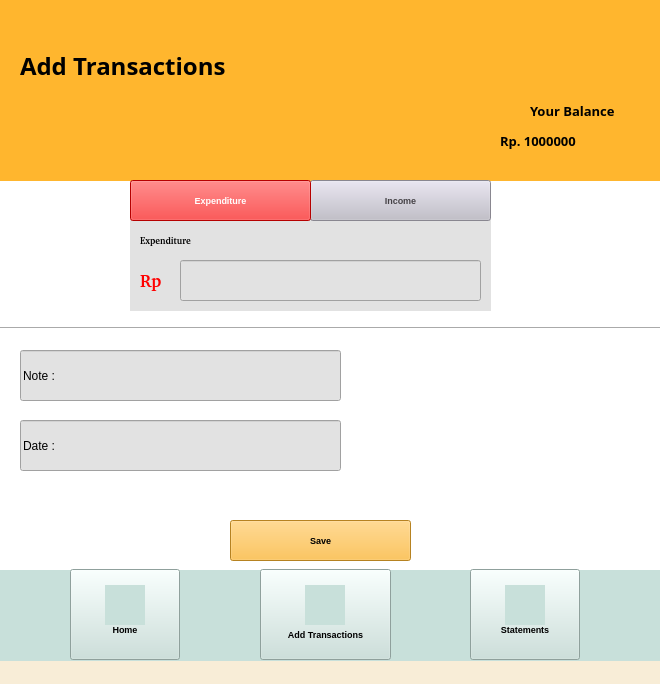
<?xml version="1.0" encoding="UTF-8"?>
<ui version="4.0">
 <class>SignUp</class>
 <widget class="QMainWindow" name="SignUp">
  <property name="geometry">
   <rect>
    <x>0</x>
    <y>0</y>
    <width>660</width>
    <height>684</height>
   </rect>
  </property>
  <property name="windowTitle">
   <string>Sign Up</string>
  </property>
  <property name="styleSheet">
   <string notr="true">background-color: rgb(248, 237, 215);</string>
  </property>
  <widget class="QWidget" name="centralwidget">
   <widget class="QLabel" name="welcomelabel">
    <property name="geometry">
     <rect>
      <x>20</x>
      <y>0</y>
      <width>331</width>
      <height>131</height>
     </rect>
    </property>
    <property name="font">
     <font>
      <family>Gagalin</family>
      <pointsize>18</pointsize>
      <weight>75</weight>
      <bold>true</bold>
     </font>
    </property>
    <property name="layoutDirection">
     <enum>Qt::LeftToRight</enum>
    </property>
    <property name="styleSheet">
     <string notr="true">background-color:rgb(255,182,46);</string>
    </property>
    <property name="text">
     <string>Add Transactions</string>
    </property>
   </widget>
   <widget class="QLabel" name="balancelabel">
    <property name="geometry">
     <rect>
      <x>530</x>
      <y>90</y>
      <width>121</width>
      <height>41</height>
     </rect>
    </property>
    <property name="font">
     <font>
      <family>Gagalin</family>
      <pointsize>10</pointsize>
      <weight>75</weight>
      <bold>true</bold>
     </font>
    </property>
    <property name="layoutDirection">
     <enum>Qt::LeftToRight</enum>
    </property>
    <property name="styleSheet">
     <string notr="true">background-color:rgb(255,182,46);</string>
    </property>
    <property name="text">
     <string>Your Balance</string>
    </property>
   </widget>
   <widget class="QLabel" name="balancemoney">
    <property name="geometry">
     <rect>
      <x>500</x>
      <y>120</y>
      <width>151</width>
      <height>41</height>
     </rect>
    </property>
    <property name="font">
     <font>
      <family>Gagalin</family>
      <pointsize>10</pointsize>
      <weight>75</weight>
      <bold>true</bold>
     </font>
    </property>
    <property name="layoutDirection">
     <enum>Qt::LeftToRight</enum>
    </property>
    <property name="styleSheet">
     <string notr="true">background-color:rgb(255,182,46);</string>
    </property>
    <property name="text">
     <string>Rp. 1000000</string>
    </property>
   </widget>
   <widget class="QLabel" name="header">
    <property name="geometry">
     <rect>
      <x>0</x>
      <y>0</y>
      <width>661</width>
      <height>181</height>
     </rect>
    </property>
    <property name="font">
     <font>
      <family>Gagalin</family>
      <pointsize>18</pointsize>
      <weight>75</weight>
      <bold>true</bold>
     </font>
    </property>
    <property name="layoutDirection">
     <enum>Qt::LeftToRight</enum>
    </property>
    <property name="styleSheet">
     <string notr="true">background-color:rgb(255,182,46);</string>
    </property>
    <property name="text">
     <string/>
    </property>
   </widget>
   <widget class="QLabel" name="body1">
    <property name="geometry">
     <rect>
      <x>0</x>
      <y>180</y>
      <width>661</width>
      <height>391</height>
     </rect>
    </property>
    <property name="font">
     <font>
      <family>Gagalin</family>
      <pointsize>18</pointsize>
      <weight>75</weight>
      <bold>true</bold>
     </font>
    </property>
    <property name="layoutDirection">
     <enum>Qt::LeftToRight</enum>
    </property>
    <property name="styleSheet">
     <string notr="true">background-color:white;</string>
    </property>
    <property name="text">
     <string/>
    </property>
   </widget>
   <widget class="QLabel" name="footer">
    <property name="geometry">
     <rect>
      <x>0</x>
      <y>570</y>
      <width>661</width>
      <height>91</height>
     </rect>
    </property>
    <property name="font">
     <font>
      <family>Gagalin</family>
      <pointsize>18</pointsize>
      <weight>75</weight>
      <bold>true</bold>
     </font>
    </property>
    <property name="layoutDirection">
     <enum>Qt::LeftToRight</enum>
    </property>
    <property name="styleSheet">
     <string notr="true">background-color:rgb(200,224,218);</string>
    </property>
    <property name="text">
     <string/>
    </property>
   </widget>
   <widget class="QLabel" name="homeicon">
    <property name="geometry">
     <rect>
      <x>105</x>
      <y>585</y>
      <width>40</width>
      <height>40</height>
     </rect>
    </property>
    <property name="font">
     <font>
      <family>Champagne &amp; Limousines</family>
      <pointsize>12</pointsize>
      <weight>75</weight>
      <bold>true</bold>
     </font>
    </property>
    <property name="styleSheet">
     <string notr="true">background-color:rgb(200,224,218);
background-image : url(img/homenotfilled.png)
</string>
    </property>
    <property name="text">
     <string/>
    </property>
   </widget>
   <widget class="QLabel" name="addicon">
    <property name="geometry">
     <rect>
      <x>305</x>
      <y>585</y>
      <width>40</width>
      <height>40</height>
     </rect>
    </property>
    <property name="font">
     <font>
      <family>Champagne &amp; Limousines</family>
      <pointsize>12</pointsize>
      <weight>75</weight>
      <bold>true</bold>
     </font>
    </property>
    <property name="styleSheet">
     <string notr="true">background-color:rgb(200,224,218);
background-image : url(img/addfilled.png)
</string>
    </property>
    <property name="text">
     <string/>
    </property>
   </widget>
   <widget class="QPushButton" name="homebutton">
    <property name="geometry">
     <rect>
      <x>70</x>
      <y>569</y>
      <width>110</width>
      <height>91</height>
     </rect>
    </property>
    <property name="font">
     <font>
      <pointsize>7</pointsize>
      <weight>75</weight>
      <bold>true</bold>
     </font>
    </property>
    <property name="styleSheet">
     <string notr="true">background-color:rgb(200,224,218);</string>
    </property>
    <property name="text">
     <string>


Home</string>
    </property>
   </widget>
   <widget class="QPushButton" name="addbutton">
    <property name="geometry">
     <rect>
      <x>260</x>
      <y>569</y>
      <width>131</width>
      <height>91</height>
     </rect>
    </property>
    <property name="font">
     <font>
      <pointsize>7</pointsize>
      <weight>75</weight>
      <bold>true</bold>
     </font>
    </property>
    <property name="styleSheet">
     <string notr="true">background-color:rgb(200,224,218);</string>
    </property>
    <property name="text">
     <string>



Add Transactions</string>
    </property>
   </widget>
   <widget class="QPushButton" name="statementlabel">
    <property name="geometry">
     <rect>
      <x>470</x>
      <y>569</y>
      <width>110</width>
      <height>91</height>
     </rect>
    </property>
    <property name="font">
     <font>
      <pointsize>7</pointsize>
      <weight>75</weight>
      <bold>true</bold>
     </font>
    </property>
    <property name="styleSheet">
     <string notr="true">background-color:rgb(200,224,218);</string>
    </property>
    <property name="text">
     <string>


Statements</string>
    </property>
   </widget>
   <widget class="QLabel" name="statementicon">
    <property name="geometry">
     <rect>
      <x>505</x>
      <y>585</y>
      <width>40</width>
      <height>40</height>
     </rect>
    </property>
    <property name="font">
     <font>
      <family>Champagne &amp; Limousines</family>
      <pointsize>12</pointsize>
      <weight>75</weight>
      <bold>true</bold>
     </font>
    </property>
    <property name="styleSheet">
     <string notr="true">background-color:rgb(200,224,218);
background-image : url(img/notes.png)
</string>
    </property>
    <property name="text">
     <string/>
    </property>
   </widget>
   <widget class="QLabel" name="notelabel_2">
    <property name="geometry">
     <rect>
      <x>130</x>
      <y>220</y>
      <width>361</width>
      <height>91</height>
     </rect>
    </property>
    <property name="font">
     <font>
      <family>Champagne &amp; Limousines</family>
      <pointsize>12</pointsize>
      <weight>75</weight>
      <bold>true</bold>
     </font>
    </property>
    <property name="styleSheet">
     <string notr="true">background-color:rgb(226,226,226);</string>
    </property>
    <property name="text">
     <string/>
    </property>
   </widget>
   <widget class="QPushButton" name="homebutton_2">
    <property name="geometry">
     <rect>
      <x>130</x>
      <y>180</y>
      <width>181</width>
      <height>41</height>
     </rect>
    </property>
    <property name="font">
     <font>
      <pointsize>7</pointsize>
      <weight>75</weight>
      <bold>true</bold>
     </font>
    </property>
    <property name="styleSheet">
     <string notr="true">background-color:red;
color:white;</string>
    </property>
    <property name="text">
     <string>Expenditure</string>
    </property>
   </widget>
   <widget class="QPushButton" name="homebutton_3">
    <property name="geometry">
     <rect>
      <x>310</x>
      <y>180</y>
      <width>181</width>
      <height>41</height>
     </rect>
    </property>
    <property name="font">
     <font>
      <pointsize>7</pointsize>
      <weight>75</weight>
      <bold>true</bold>
     </font>
    </property>
    <property name="styleSheet">
     <string notr="true">color:rgb(69,66,70);
background-color:rgb(192,189,201);</string>
    </property>
    <property name="text">
     <string>Income</string>
    </property>
   </widget>
   <widget class="QLabel" name="notelabel_3">
    <property name="geometry">
     <rect>
      <x>140</x>
      <y>230</y>
      <width>151</width>
      <height>21</height>
     </rect>
    </property>
    <property name="font">
     <font>
      <family>Champagne &amp; Limousines</family>
      <pointsize>7</pointsize>
      <weight>75</weight>
      <bold>true</bold>
     </font>
    </property>
    <property name="styleSheet">
     <string notr="true">background-color:rgb(226,226,226);</string>
    </property>
    <property name="text">
     <string>Expenditure</string>
    </property>
   </widget>
   <widget class="QLabel" name="notelabel_4">
    <property name="geometry">
     <rect>
      <x>140</x>
      <y>260</y>
      <width>151</width>
      <height>41</height>
     </rect>
    </property>
    <property name="font">
     <font>
      <family>Champagne &amp; Limousines</family>
      <pointsize>13</pointsize>
      <weight>75</weight>
      <bold>true</bold>
     </font>
    </property>
    <property name="styleSheet">
     <string notr="true">background-color:rgb(226,226,226);
color : red;</string>
    </property>
    <property name="text">
     <string>Rp</string>
    </property>
   </widget>
   <widget class="QLineEdit" name="username">
    <property name="geometry">
     <rect>
      <x>180</x>
      <y>260</y>
      <width>301</width>
      <height>41</height>
     </rect>
    </property>
    <property name="styleSheet">
     <string notr="true">background-color:rgb(226,226,226);</string>
    </property>
   </widget>
   <widget class="Line" name="line">
    <property name="geometry">
     <rect>
      <x>0</x>
      <y>320</y>
      <width>671</width>
      <height>16</height>
     </rect>
    </property>
    <property name="styleSheet">
     <string notr="true">background-color:white;</string>
    </property>
    <property name="orientation">
     <enum>Qt::Horizontal</enum>
    </property>
   </widget>
   <widget class="QPushButton" name="homebutton_4">
    <property name="geometry">
     <rect>
      <x>230</x>
      <y>520</y>
      <width>181</width>
      <height>41</height>
     </rect>
    </property>
    <property name="font">
     <font>
      <pointsize>7</pointsize>
      <weight>75</weight>
      <bold>true</bold>
     </font>
    </property>
    <property name="styleSheet">
     <string notr="true">background-color:rgb(255,182,46);</string>
    </property>
    <property name="text">
     <string>Save</string>
    </property>
   </widget>
   <widget class="QLineEdit" name="username_2">
    <property name="geometry">
     <rect>
      <x>20</x>
      <y>350</y>
      <width>321</width>
      <height>51</height>
     </rect>
    </property>
    <property name="styleSheet">
     <string notr="true">background-color:rgb(226,226,226);</string>
    </property>
    <property name="text">
     <string>Note :</string>
    </property>
   </widget>
   <widget class="QLineEdit" name="username_3">
    <property name="geometry">
     <rect>
      <x>20</x>
      <y>420</y>
      <width>321</width>
      <height>51</height>
     </rect>
    </property>
    <property name="styleSheet">
     <string notr="true">background-color:rgb(226,226,226);</string>
    </property>
    <property name="text">
     <string>Date :</string>
    </property>
   </widget>
   <zorder>body1</zorder>
   <zorder>footer</zorder>
   <zorder>addbutton</zorder>
   <zorder>header</zorder>
   <zorder>welcomelabel</zorder>
   <zorder>balancelabel</zorder>
   <zorder>balancemoney</zorder>
   <zorder>homebutton</zorder>
   <zorder>homeicon</zorder>
   <zorder>addicon</zorder>
   <zorder>statementlabel</zorder>
   <zorder>statementicon</zorder>
   <zorder>notelabel_2</zorder>
   <zorder>homebutton_3</zorder>
   <zorder>notelabel_3</zorder>
   <zorder>homebutton_2</zorder>
   <zorder>notelabel_4</zorder>
   <zorder>username</zorder>
   <zorder>line</zorder>
   <zorder>homebutton_4</zorder>
   <zorder>username_2</zorder>
   <zorder>username_3</zorder>
  </widget>
  <widget class="QStatusBar" name="statusbar"/>
 </widget>
 <resources/>
 <connections/>
</ui>
